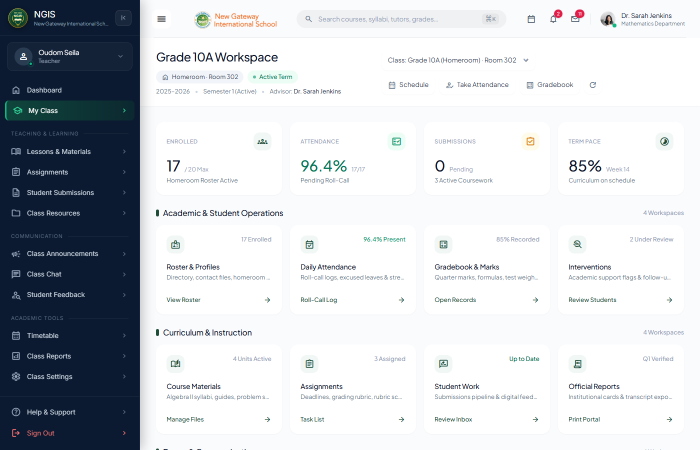
#> input picture scratch/actual_classes_rendered.png, 1400 x 900 px, given in place of dept_cards_after.png, which was not available (shown at 1/2 size)
$ python crop_cards.py
#> lines starting #> are read from the running program, lines starting #| are printed output that depends on the picture
from PIL import Image

for name in ["dept_cards_after", "classes_cards_after", "principal_cards_after"]:
    img = Image.open(f"scratch/{name}.png")
#> img is the input picture: PIL image 1400x900 RGB; mean R, G, B 201.9, 205.7, 210.4
    # crop roughly y=80 to y=340
    w, h = img.size
#> w = 1400; h = 900
    crop_img = img.crop((0, 70, w, 320))
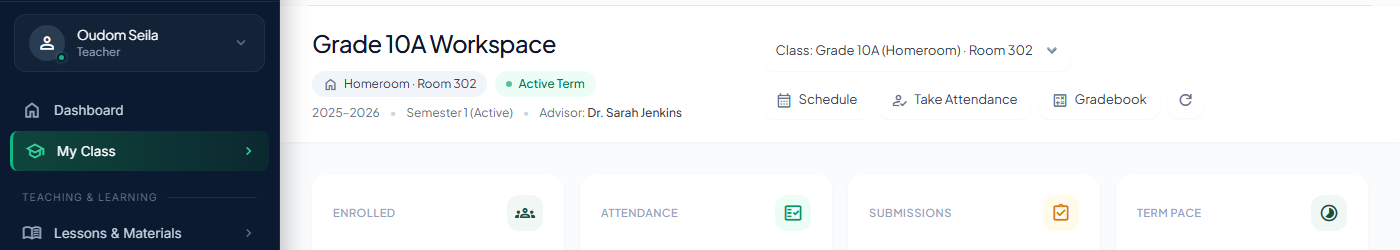
#> crop_img: PIL image 1400x250 RGB; mean R, G, B 203.2, 207.6, 211.7
    crop_img.save(f"scratch/{name}_crop.png")
    crop_img.save(f"C:/Users/oudom/.gemini/antigravity/brain/8fd19b10-a09a-43d8-a122-cb4a75dc0ff6/{name}_crop.png")
    print(f"Saved {name}_crop.png")
#> pass 2 of the loop `for name in ["dept_cards_after", "classes_cards_after", "principal_car..`:
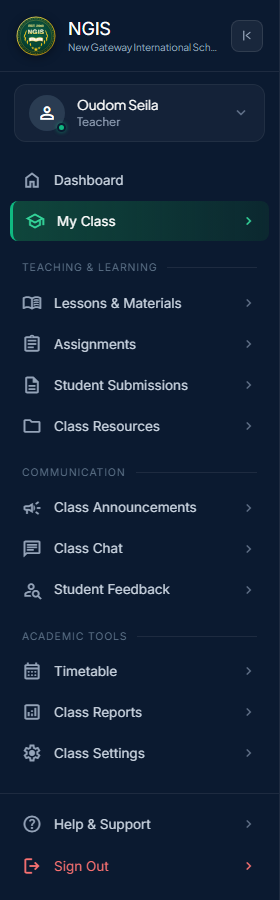
#> input picture scratch/actual_classes_sidebar_clip.png, 280 x 900 px, given in place of classes_cards_after.png, which was not available
#> img is the input picture: PIL image 280x900 RGB; mean R, G, B 18, 33.9, 54.3
#> `crop_img = img.crop((0, 70, w, 320))`:
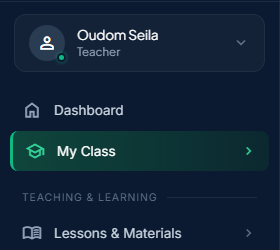
#> crop_img: PIL image 280x250 RGB; mean R, G, B 19, 38, 56.1
